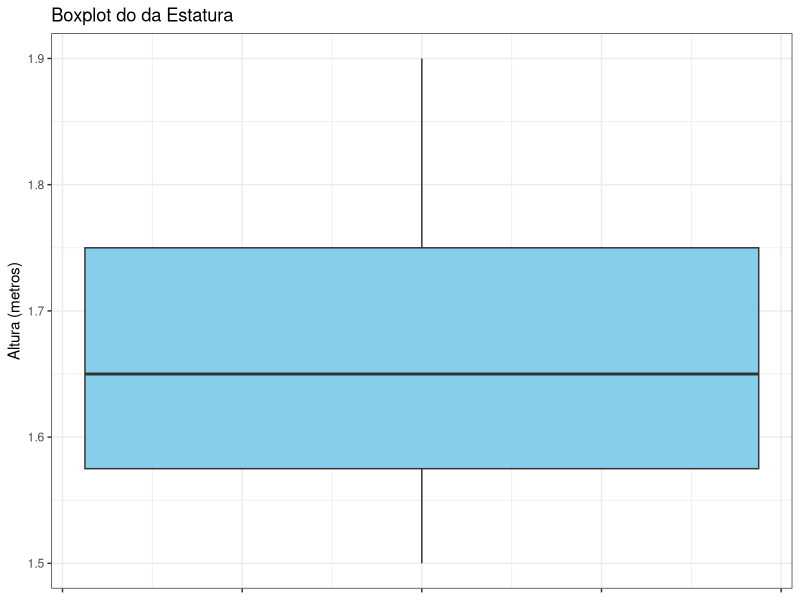

Source code (R):
library(readxl)  #pacote para leitura da base
library(ggplot2) #pacote para construção de gráficos

dados = read_excel("Base Casos.xlsx") #lendo base
ggplot(dados, aes(y = Estatura)) +  #construindo boxplot de estatura
  geom_boxplot(fill = "skyblue") +
  labs(title = "Boxplot do da Estatura", y = "Altura (metros)") +
  theme_bw() + 
  theme(axis.text.x = element_blank())

#altura média é de aproximadamente 1.66